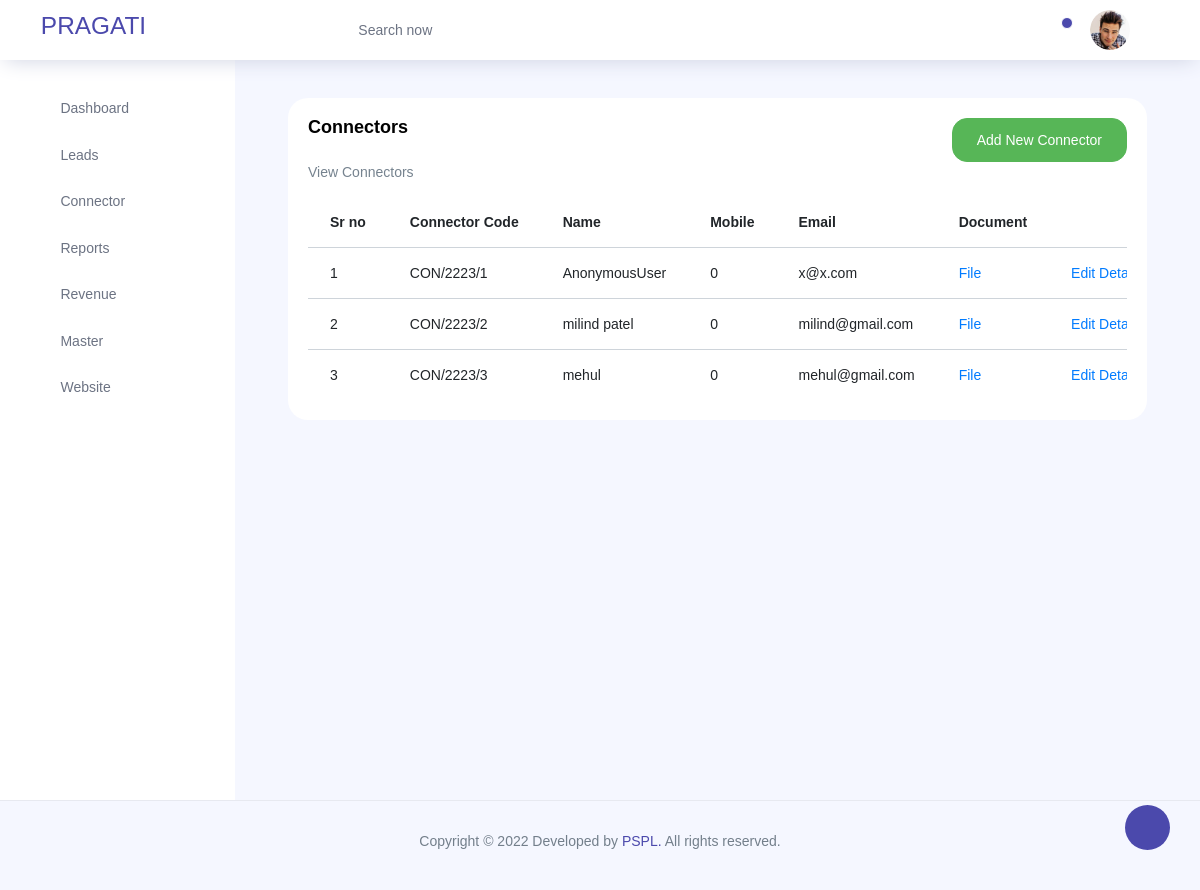
/lead/lead/view_con_reg, run on an earlier commit of the app's database.
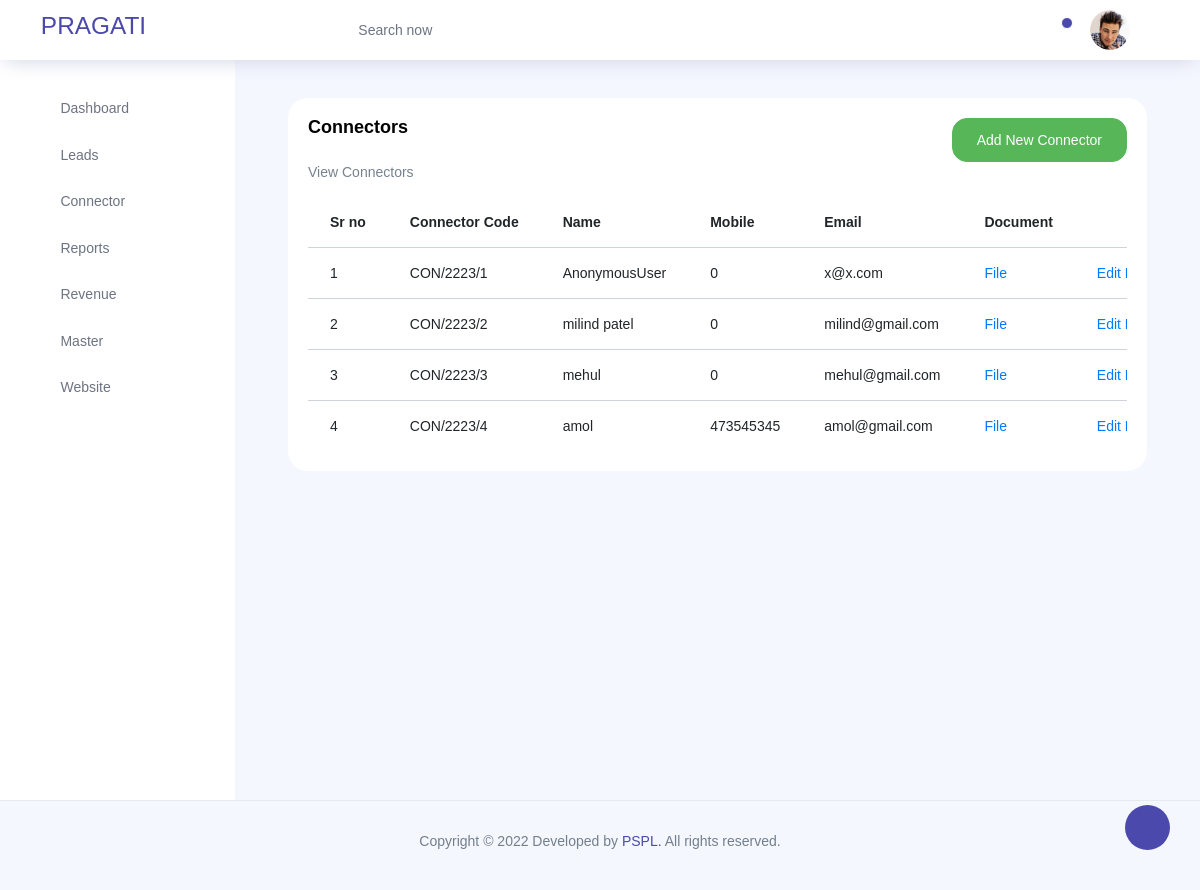
And on a later commit of the database.
### lead/models.py (models this page shows, shortened)
class Connector(models.Model):
    con_code=models.CharField(max_length=50,unique=True)
    con_name=models.CharField(max_length=50)
    con_mobile=models.DecimalField(max_digits=10,decimal_places=0)
    con_email=models.EmailField(max_length=254)
    con_document=models.FileField(upload_to =con_doc_path, default='connector_documents/default.jpg')
    con_account_no=models.DecimalField(max_digits=20,decimal_places=0)
    con_ifsc_code=models.CharField(max_length=50)
    con_bank_name=models.CharField(max_length=50)
    con_branch=models.CharField(max_length=50)
    con_reg_date=models.DateField(default=timezone.now)

### lead/views.py (the view)
# urls.py: path('lead/view_con_reg',views.view_con_reg,name="view_con_reg"),
def view_con_reg(request):
    cat=Connector.objects.all()
    return render(request,'view_con_reg.html',{'view_con_reg':cat})

### templates/view_con_reg.html (shortened to what this page needs)
{% extends 'base.html' %}
{% load static  %}
{% block content %}
<div class="col-lg-12 grid-margin stretch-card">
    <div class="card">
      <div class="card-body">
        <div class="d-flex justify-content-between">
        <h4 class="card-title">Connectors</h4>
        <a href="{% url 'lead:add_con_reg' %}">
        <button type="submit" class="btn btn-success">Add New Connector</button></a>
    </div>
    <p class="card-description">
        View Connectors
       </p>
        <div class="table-responsive">
          <table class="table table-hover">
            <thead>
              <tr>
                <th>Sr no</th>
                <th>Connector Code</th>
                <th>Name</th>
                <th>Mobile</th>
                <th>Email</th>
                <th>Document</th>
                <th></th>
              </tr>
            </thead>
            <tbody>
              <tr>
                {% for i in view_con_reg%}
                <td>{{forloop.counter}}</td>
                <td>{{i.con_code}}</td>
                <td>{{i.con_name}}</td>
                <td>{{i.con_mobile}}</td>
                <td>{{i.con_email}}</td>
                <td><a href="/media/{{i.con_document}}" target="_blank">File</a></td>
                <td><a href="{% url 'lead:edit_con_reg' i.pk  %}">Edit Details</a></td>
              </tr>
              {% endfor %}
            </tbody>
          </table>
        </div>
      </div>
    </div>
  </div>
  {% endblock %}

What changed in the data, as far as the page shows it:
added Connector: con_code "CON/2223/4", con_name "amol", con_mobile "473545345", con_email "amol@gmail.com"
